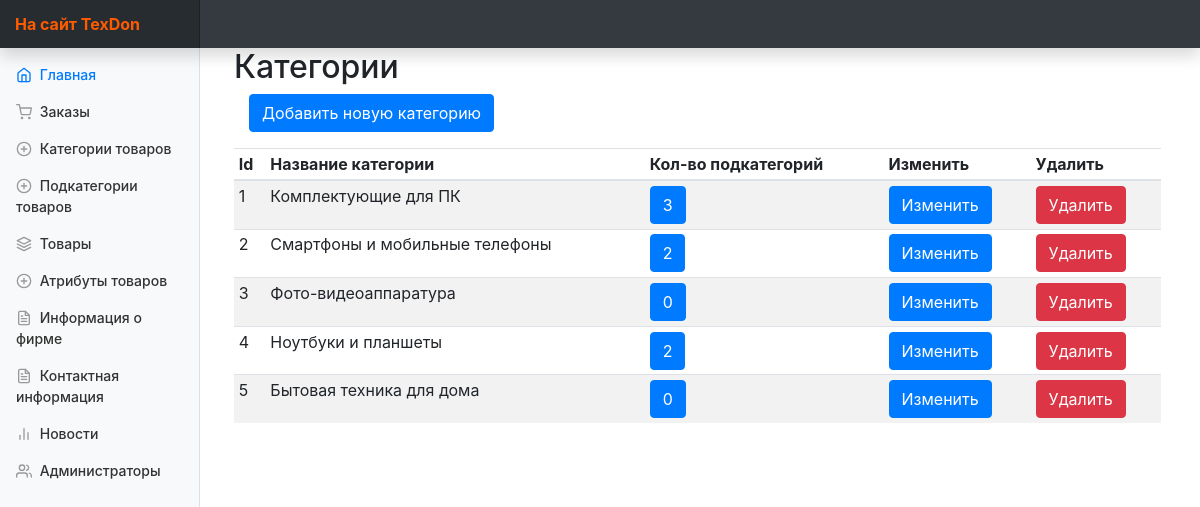
/index.php?ctrl=Category&act=categoriesList, run on an earlier commit of the app's database.
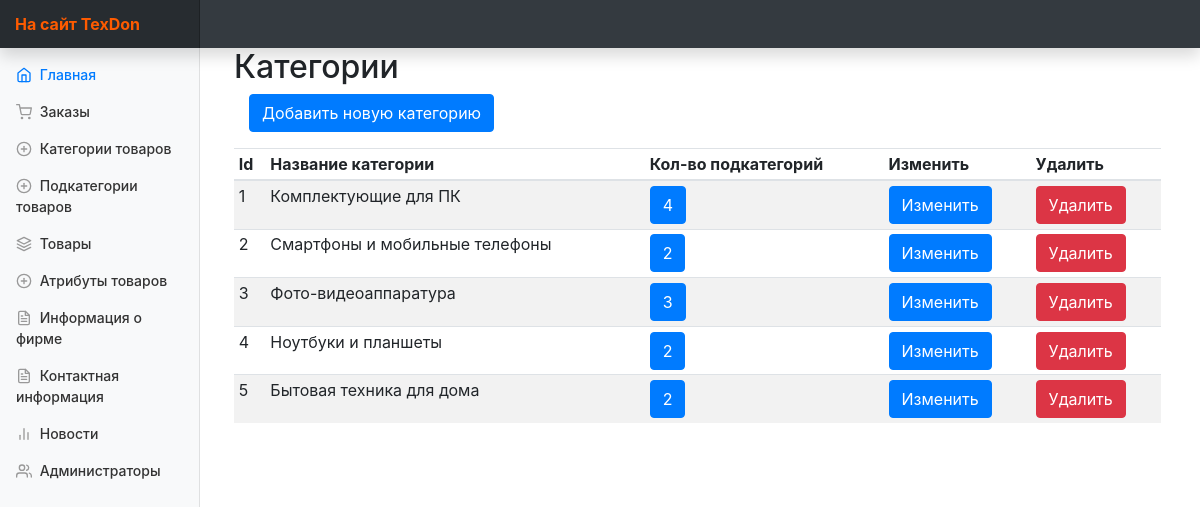
And on a later commit of the database.
### tables this page shows
CREATE TABLE IF NOT EXISTS `categories` (
  `categoryID` int(11) NOT NULL AUTO_INCREMENT,
  `categoryTitle` varchar(80) NOT NULL,
  `categoryImagePath` varchar(350) DEFAULT NULL,
  PRIMARY KEY (`categoryID`),
  UNIQUE KEY `categoryTitle` (`categoryTitle`)
);

### controllers/panel/MainController.php (called while the page is built, shortened)
<?php
class MainController extends BaseController {
    public function start(  ){
        $controller = $this->request->getGetValue('ctrl');
        $action = $this->request->getGetValue('act');
        $controllerClass = "controllers\\panel\\{$controller}Controller";
        if(class_exists($controllerClass)){
            $controllerInstance = new $controllerClass();
        }
        if(method_exists($controllerClass, "{$action}Action")){
            $viewToInclude = $controllerInstance->{"{$action}Action"}();
        }
        else{
            $controller = "Home";
            $action = "index";
            $controllerClass = "controllers\\panel\\{$controller}Controller";
            $controllerInstance = new $controllerClass();
            $viewToInclude = $controllerInstance->{"{$action}Action"}();
        }
        $this->view = $controllerInstance->view;
        include_once "views/Default/header.php";
        include_once "views/$controller/$viewToInclude.php";
    }
}

### index.php (called while the page is built, shortened)
<?php
$app = new MainController();
$app->start();

### controllers/panel/BaseController.php (called while the page is built, shortened)
<?php
class BaseController{
    public function __construct(){
        $this->view = new View();
    }
}

### utils/View.php (called while the page is built, shortened)
<?php
class View{
    private $storage = [];
    public function __get($name){
        if(isset($this->storage[$name])){
            return $this->storage[$name];
        }
        return null;
    }
    public function __set($name, $value){
        $this->storage[$name] = $value;
    }
}

### models/Category/Category.php (called while the page is built, shortened)
<?php
class Category{
    public static function GetCategoryList( $limit = 200, $offset = 0 ){
        $stm = MySQL::$db->prepare("SELECT * FROM categories LIMIT $offset, $limit");
        $stm->execute();
        $categoryes = $stm->fetchAll(\PDO::FETCH_OBJ);
        return $categoryes;
    }
    public static function GetSubcategoryAmountByCategory( $categoryID ){
        $stm = MySQL::$db->prepare("SELECT COUNT(cands.subcategoryID) as `count` FROM  `categoriesandsubcategories` as cands WHERE cands.categoryID = :id");
        $stm->bindParam(':id' , $categoryID , \PDO::PARAM_INT);
        $stm->execute();
        $count = $stm->fetch(\PDO::FETCH_OBJ);
        return $count->count;
    }
}

### controllers/panel/CategoryController.php (called while the page is built, shortened)
<?php
class CategoryController extends BaseController {
    public function categoriesListAction(  ){
        $this->view->categories = Category::GetCategoryList(40,0);
        foreach ( $this->view->categories as $category ){
            $category->count = Category::GetSubcategoryAmountByCategory( $category->categoryID );
        }
        return 'categories-list';
    }
}

### views/Category/categories-list.php (the view, shortened to what this page needs)
<main role="main" class="col-md-9 ml-sm-auto col-lg-10 px-4">
    <h2>Категории </h2>
            <form class="col-12">
                <div class="form-group">
                    <a href="index.php?ctrl=Category&act=addCategory" class="btn btn-primary">Добавить новую категорию</a>
                </div>
            </form>
            <div class="table-responsive">
                <table class="table table-striped table-sm">
                    <thead>
                    <tr>
                        <th>Id</th>
                        <th>Название категории</th>
                        <th>Кол-во подкатегорий</th>
                        <th>Изменить</th>
                        <th>Удалить</th>
                    </tr>
                    </thead>
                    <tbody>
                        <?php foreach ( $this->view->categories as $category ) { ?>
                            <tr data-category-id="<?= $category->categoryID ?>">
                                <td><?= $category->categoryID ?></td>
                                <td><?= $category->categoryTitle ?></td>
                                <td><a class="btn btn-primary" href="?ctrl=Category&act=categoryAndSubcategory&categoryID=<?= $category->categoryID ?>"><?= $category->count ?></a></td>
                                <td><a id ="updateCategory" class="btn btn-primary" href="?ctrl=Category&act=updateCategory&categoryID=<?= $category->categoryID ?>">Изменить</a></td>
                                <td><div data-category-id="<?= $category->categoryID ?>" class="btn btn-danger" >Удалить</div></td>
                            </tr>
                        <?php } ?>
                    </tbody>
                </table>
            </div>
        </main>

What changed in the data, as far as the page shows it:
computed for categories "Комплектующие для ПК": count "3" → "4"
computed for categories "Фото-видеоаппаратура": categoryID "0" → "3"
changed categories "Бытовая техника для дома": count "0" → "2"
